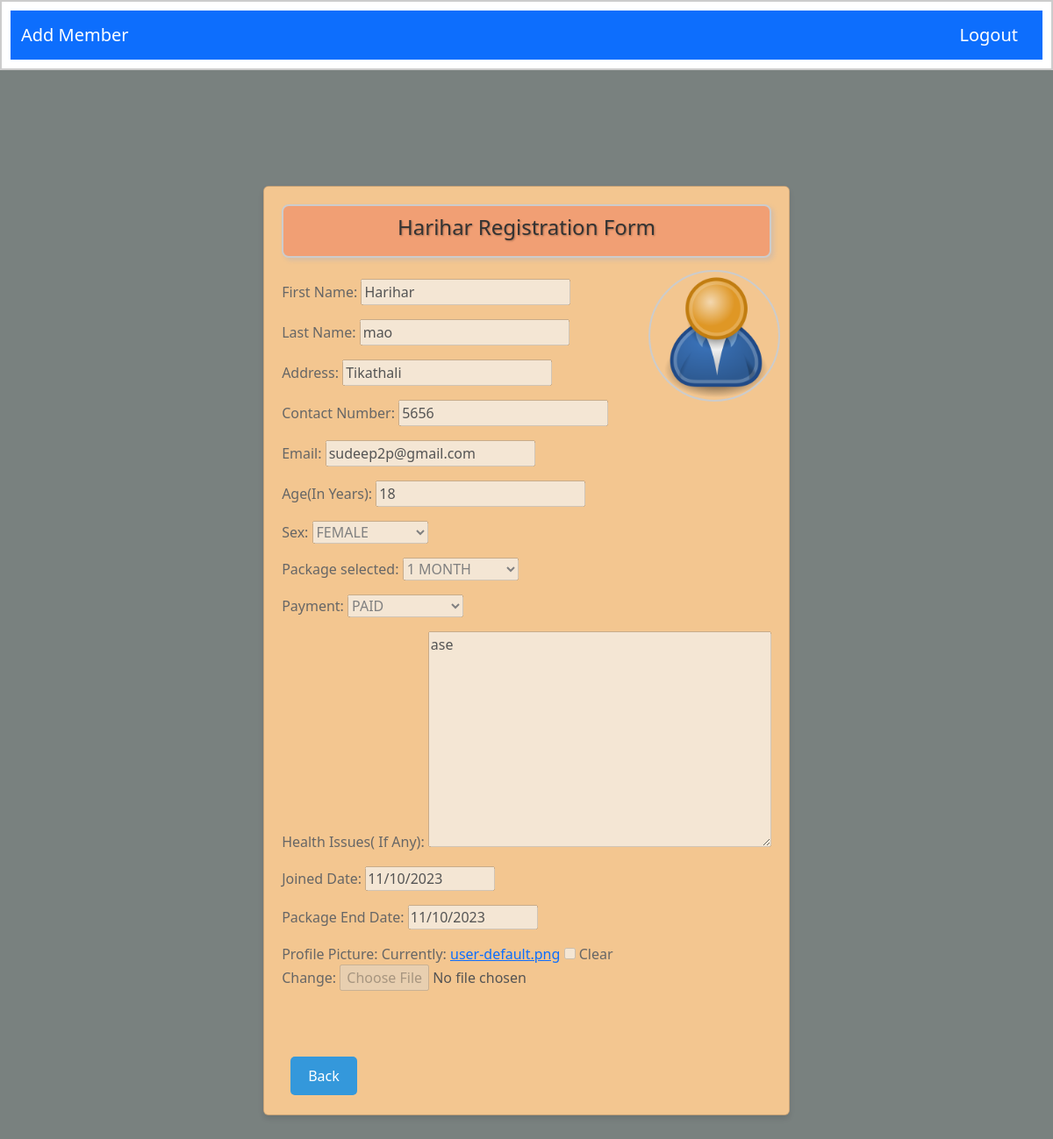
Page /view/23/ (signed in) on the committed database.
### Project/models.py (models this page shows, shortened)
class Member(models.Model):
    SEX_CHOICES= [('MALE','MALE'),('FEMALE','FEMALE'),('OTHER','OTHER')]
    PACKAGE_CHOICES = [('1 MONTH','1 MONTH'),('3 MONTHS','3 MONTHS'),('6 MONTHS','6 MONTHS'),('12 MONTHS','12 MONTHS')]
    PAYMENT_STATUS = [('PAID','PAID'),('DUE','DUE')]
    f_name = models.CharField(max_length=100, blank=False, null=False)
    l_name = models.CharField(max_length=100, blank=False, null=False)
    address = models.CharField(max_length=200, blank=True, null=True)
    mobile_number = models.IntegerField(blank=False,null=False,default='+977')
    email = models.EmailField(blank=True, unique=True,null=True)
    age = models.IntegerField(blank=False, null=False,default=18)
    sex = models.CharField(max_length=30, choices=SEX_CHOICES, null=False)
    package_selected = models.CharField(max_length=30, choices=PACKAGE_CHOICES, null=False)
    payment = models.CharField(max_length=30, choices=PAYMENT_STATUS, null=False)
    health_conditions = models.TextField()
    date_joined = models.DateField(blank=False, default=timezone.now ,null= False)
    date_finish = models.DateField(blank=False, default=timezone.now, null=False)
    profile_pic = models.ImageField(null=True, blank=True, default='user-default.png')
    created = models.DateTimeField(auto_now_add=True)

### Project/views.py (the view)
# urls.py: path('view/<int:pk>/', projectIdView, name='project-view'),
@login_required(login_url='login')
def projectIdView(request, pk):
    page = 'Idview'
    project = Member.objects.get(id=pk)
    name = project.f_name
    form = MemberModelForm(instance=project)
    for field in form.fields.values():
        field.widget.attrs['disabled'] = True
    context = {'form':form, 'name':name,'project':project,'page':page,}
    return render(request, 'Project/project_view.html',context)

### Project/templates/Project/project_view.html (shortened to what this page needs)
{%extends 'main.html'%}
{% block content%}
{%if page == 'Idview'%}
<form action="" >
  <div class="centered-form">
    <div class="card">
        <div class="top-right image-container">
            <img src="{{project.profile_pic.url}}" alt="" class="profile-pic">
        </div>
        <div class="heading-box" >
        <h1> {{name}} Registration Form</h1>
      </div>
        <br>
      <div class="form__field">
        {{form.as_p}}
        <br>
        <br>
      </div>
      <div>
        <a href="{%url 'home'%}"><input type="button" class="cancel-button" value="Back"></a>
      </div>
    </form>
    {% endif %}
{% endblock content%}

### static/styles/main.css (style rules this page uses)
.centered-form { background-color: rgb(121, 129, 127); display: flex; justify-content: center; align-items: center; height: 100vh; }
.card { background-color: rgb(243, 198, 144); max-width: 800px; padding: 20px; margin: 0 auto; box-shadow: 0 4px 6px rgba(0, 0, 0, 0.1); max-height: 80vh; overflow-y: auto; }
.form__field { margin-bottom: 1px; }
.image-container { position: absolute; top: 20px; right: 20px; width: 150px; height: 150px; border: 2px solid #ccc; border-radius: 50%; overflow: hidden; }
.top-right { position: absolute; top: 95px; right: 10px; }
.profile-pic { max-width: 150px; max-height: 150px; }
.heading-box { background-color: rgba(231, 9, 9, 0.205); padding: 10px; border: 2px solid #ccc; border-radius: 8px; box-shadow: 3px 3px 5px 0 rgba(110, 156, 241, 0.2); text-align: center; }
.heading-box h1 { font-size: 24px; color: #333; text-shadow: 1px 1px 2px rgba(0, 0, 0, 0.3); }
p { color: #666; }
.delete-button, .cancel-button { padding: 10px 20px; margin: 10px; border: none; cursor: pointer; border-radius: 5px; }
.cancel-button { background-color: #3498db; color: white; }

### rows in the picture
Member: profile_pic (placeholder picture), f_name "Harihar", l_name "mao", address "Tikathali", mobile_number "5656", email "sudeep2p@gmail.com", age "18", sex "FEMALE", package_selected "1 MONTH", payment "PAID", health_conditions "ase", date_joined "11/10/2023", date_finish "11/10/2023"
